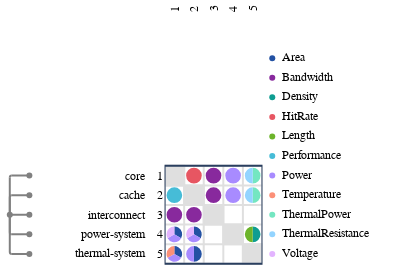

Notebook code for this chart:
### Code cell
from ragraph.io.esl import from_esl
graph = from_esl(["./esl"])

import raesl.plot
figure = raesl.plot.mdm(
    graph,
    node_kinds=["component"],
)
figure.write_image("figures/dsm_components.svg")
figure.show()

### Figure 1 — Plotly figure (JSON) as saved in the notebook; plotly's stock layout.template omitted (floating-point values rounded to 4 significant figures)
{"data": [{"hoverinfo": "skip", "marker": {"color": "#FFFFFF", "line": {"color": "#FFFFFF"}}, "mode": "markers", "showlegend": false, "type": "scatter", "x": [0.5], "xaxis": "x", "y": [0.5], "yaxis": "y"}, {"hoverinfo": "skip", "marker": {"color": "#FFFFFF", "line": {"color": "#FFFFFF"}}, "mode": "markers", "showlegend": false, "type": "scatter", "x": [0.5], "xaxis": "x2", "y": [0.5], "yaxis": "y2"}, {"hoverinfo": "skip", "marker": {"color": "#FFFFFF", "line": {"color": "#FFFFFF"}}, "mode": "markers", "showlegend": false, "type": "scatter", "x": [0.5], "xaxis": "x3", "y": [0.5], "yaxis": "y3"}, {"hoverinfo": "skip", "marker": {"color": "#FFFFFF", "line": {"color": "#FFFFFF"}}, "mode": "markers", "showlegend": false, "type": "scatter", "x": [0.5], "xaxis": "x5", "y": [0.5], "yaxis": "y5"}, {"customdata": [{"data": "world.core", "pointtype": "tree_node"}, {"data": "world.cache", "pointtype": "tree_node"}, {"data": "world.interconnect", "pointtype": "tree_node"}, {"data": "world.power-system", "pointtype": "tree_node"}, {"data": "world.thermal-system", "pointtype": "tree_node"}, {"data": "world", "pointtype": "tree_node"}], "hoverinfo": "text", "marker": {"color": "gray"}, "mode": "markers", "showlegend": false, "text": ["world.core", "world.cache", "world.interconnect", "world.power-system", "world.thermal-system", "world"], "type": "scatter", "x": [1, 1, 1, 1, 1, 0], "xaxis": "x6", "y": [4.5, 3.5, 2.5, 1.5, 0.5, 2.5], "yaxis": "y6"}, {"customdata": [{"source": "world.core", "target": "world.cache"}], "hoverinfo": "text", "marker": {"color": "#ffffff"}, "mode": "markers", "showlegend": false, "text": ["source: world.core<br>target: world.cache<br>Performance: 1.0"], "type": "scatter", "x": [0.5], "xaxis": "x9", "y": [3.3], "yaxis": "y9"}, {"customdata": [{"source": "world.core", "target": "world.interconnect"}], "hoverinfo": "text", "marker": {"color": "#ffffff"}, "mode": "markers", "showlegend": false, "text": ["source: world.core<br>target: world.interconnect<br>Bandwidth: 1.0"], "type": "scatter", "x": [0.5], "xaxis": "x9", "y": [2.3], "yaxis": "y9"}, {"customdata": [{"source": "world.core", "target": "world.power-system"}], "hoverinfo": "text", "marker": {"color": "#ffffff"}, "mode": "markers", "showlegend": false, "text": ["source: world.core<br>target: world.power-system<br>Area: 1.0", "source: world.core<br>target: world.power-system<br>Power: 1.0", "source: world.core<br>target: world.power-system<br>Voltage: 1.0"], "type": "scatter", "x": [0.6732, 0.5, 0.3268], "xaxis": "x9", "y": [1.6, 1.3, 1.6], "yaxis": "y9"}, {"customdata": [{"source": "world.core", "target": "world.thermal-system"}], "hoverinfo": "text", "marker": {"color": "#ffffff"}, "mode": "markers", "showlegend": false, "text": ["source: world.core<br>target: world.thermal-system<br>Area: 1.0", "source: world.core<br>target: world.thermal-system<br>Power: 1.0", "source: world.core<br>target: world.thermal-system<br>Temperature: 1.0"], "type": "scatter", "x": [0.6732, 0.5, 0.3268], "xaxis": "x9", "y": [0.6, 0.3, 0.6], "yaxis": "y9"}, {"customdata": [{"source": "world.cache", "target": "world.core"}], "hoverinfo": "text", "marker": {"color": "#ffffff"}, "mode": "markers", "showlegend": false, "text": ["source: world.cache<br>target: world.core<br>HitRate: 1.0"], "type": "scatter", "x": [1.5], "xaxis": "x9", "y": [4.3], "yaxis": "y9"}, {"customdata": [{"source": "world.cache", "target": "world.interconnect"}], "hoverinfo": "text", "marker": {"color": "#ffffff"}, "mode": "markers", "showlegend": false, "text": ["source: world.cache<br>target: world.interconnect<br>Bandwidth: 1.0"], "type": "scatter", "x": [1.5], "xaxis": "x9", "y": [2.3], "yaxis": "y9"}, {"customdata": [{"source": "world.cache", "target": "world.power-system"}], "hoverinfo": "text", "marker": {"color": "#ffffff"}, "mode": "markers", "showlegend": false, "text": ["source: world.cache<br>target: world.power-system<br>Area: 1.0", "source: world.cache<br>target: world.power-system<br>Power: 1.0", "source: world.cache<br>target: world.power-system<br>Voltage: 1.0"], "type": "scatter", "x": [1.673, 1.5, 1.327], "xaxis": "x9", "y": [1.6, 1.3, 1.6], "yaxis": "y9"}, {"customdata": [{"source": "world.cache", "target": "world.thermal-system"}], "hoverinfo": "text", "marker": {"color": "#ffffff"}, "mode": "markers", "showlegend": false, "text": ["source: world.cache<br>target: world.thermal-system<br>Area: 1.0", "source: world.cache<br>target: world.thermal-system<br>Power: 1.0"], "type": "scatter", "x": [1.7, 1.3], "xaxis": "x9", "y": [0.5, 0.5], "yaxis": "y9"}, {"customdata": [{"source": "world.interconnect", "target": "world.core"}], "hoverinfo": "text", "marker": {"color": "#ffffff"}, "mode": "markers", "showlegend": false, "text": ["source: world.interconnect<br>target: world.core<br>Bandwidth: 1.0"], "type": "scatter", "x": [2.5], "xaxis": "x9", "y": [4.3], "yaxis": "y9"}, {"customdata": [{"source": "world.interconnect", "target": "world.cache"}], "hoverinfo": "text", "marker": {"color": "#ffffff"}, "mode": "markers", "showlegend": false, "text": ["source: world.interconnect<br>target: world.cache<br>Bandwidth: 1.0"], "type": "scatter", "x": [2.5], "xaxis": "x9", "y": [3.3], "yaxis": "y9"}, {"customdata": [{"source": "world.power-system", "target": "world.core"}], "hoverinfo": "text", "marker": {"color": "#ffffff"}, "mode": "markers", "showlegend": false, "text": ["source: world.power-system<br>target: world.core<br>Power: 1.0"], "type": "scatter", "x": [3.5], "xaxis": "x9", "y": [4.3], "yaxis": "y9"}, {"customdata": [{"source": "world.power-system", "target": "world.cache"}], "hoverinfo": "text", "marker": {"color": "#ffffff"}, "mode": "markers", "showlegend": false, "text": ["source: world.power-system<br>target: world.cache<br>Power: 1.0"], "type": "scatter", "x": [3.5], "xaxis": "x9", "y": [3.3], "yaxis": "y9"}, {"customdata": [{"source": "world.thermal-system", "target": "world.core"}], "hoverinfo": "text", "marker": {"color": "#ffffff"}, "mode": "markers", "showlegend": false, "text": ["source: world.thermal-system<br>target: world.core<br>ThermalPower: 1.0", "source: world.thermal-system<br>target: world.core<br>ThermalResistance: 1.0"], "type": "scatter", "x": [4.7, 4.3], "xaxis": "x9", "y": [4.5, 4.5], "yaxis": "y9"}, {"customdata": [{"source": "world.thermal-system", "target": "world.cache"}], "hoverinfo": "text", "marker": {"color": "#ffffff"}, "mode": "markers", "showlegend": false, "text": ["source: world.thermal-system<br>target: world.cache<br>ThermalPower: 1.0", "source: world.thermal-system<br>target: world.cache<br>ThermalResistance: 1.0"], "type": "scatter", "x": [4.7, 4.3], "xaxis": "x9", "y": [3.5, 3.5], "yaxis": "y9"}, {"customdata": [{"source": "world.thermal-system", "target": "world.power-system"}], "hoverinfo": "text", "marker": {"color": "#ffffff"}, "mode": "markers", "showlegend": false, "text": ["source: world.thermal-system<br>target: world.power-system<br>Density: 1.0", "source: world.thermal-system<br>target: world.power-system<br>Length: 1.0"], "type": "scatter", "x": [4.7, 4.3], "xaxis": "x9", "y": [1.5, 1.5], "yaxis": "y9"}, {"hoverinfo": "text", "marker": {"color": "#2351a3"}, "mode": "markers", "showlegend": false, "text": ["Area"], "type": "scatter", "x": [0.5], "xaxis": "x10", "y": [10.5], "yaxis": "y10"}, {"hoverinfo": "text", "marker": {"color": "#88299d"}, "mode": "markers", "showlegend": false, "text": ["Bandwidth"], "type": "scatter", "x": [0.5], "xaxis": "x10", "y": [9.5], "yaxis": "y10"}, {"hoverinfo": "text", "marker": {"color": "#0e9d91"}, "mode": "markers", "showlegend": false, "text": ["Density"], "type": "scatter", "x": [0.5], "xaxis": "x10", "y": [8.5], "yaxis": "y10"}, {"hoverinfo": "text", "marker": {"color": "#e75662"}, "mode": "markers", "showlegend": false, "text": ["HitRate"], "type": "scatter", "x": [0.5], "xaxis": "x10", "y": [7.5], "yaxis": "y10"}, {"hoverinfo": "text", "marker": {"color": "#6cb42a"}, "mode": "markers", "showlegend": false, "text": ["Length"], "type": "scatter", "x": [0.5], "xaxis": "x10", "y": [6.5], "yaxis": "y10"}, {"hoverinfo": "text", "marker": {"color": "#46bcd7"}, "mode": "markers", "showlegend": false, "text": ["Performance"], "type": "scatter", "x": [0.5], "xaxis": "x10", "y": [5.5], "yaxis": "y10"}, {"hoverinfo": "text", "marker": {"color": "#a88bff"}, "mode": "markers", "showlegend": false, "text": ["Power"], "type": "scatter", "x": [0.5], "xaxis": "x10", "y": [4.5], "yaxis": "y10"}, {"hoverinfo": "text", "marker": {"color": "#fc9078"}, "mode": "markers", "showlegend": false, "text": ["Temperature"], "type": "scatter", "x": [0.5], "xaxis": "x10", "y": [3.5], "yaxis": "y10"}, {"hoverinfo": "text", "marker": {"color": "#74e6c1"}, "mode": "markers", "showlegend": false, "text": ["ThermalPower"], "type": "scatter", "x": [0.5], "xaxis": "x10", "y": [2.5], "yaxis": "y10"}, {"hoverinfo": "text", "marker": {"color": "#93d4ff"}, "mode": "markers", "showlegend": false, "text": ["ThermalResistance"], "type": "scatter", "x": [0.5], "xaxis": "x10", "y": [1.5], "yaxis": "y10"}, {"hoverinfo": "text", "marker": {"color": "#e3b4ff"}, "mode": "markers", "showlegend": false, "text": ["Voltage"], "type": "scatter", "x": [0.5], "xaxis": "x10", "y": [0.5], "yaxis": "y10"}, {"hoverinfo": "text", "mode": "text", "showlegend": false, "text": ["Area", "Bandwidth", "Density", "HitRate", "Length", "Performance", "Power", "Temperature", "ThermalPower", "ThermalResistance", "Voltage"], "textfont": {"color": "black", "family": "Fira Code,Hack,Courier New,monospace", "size": 12}, "textposition": "middle right", "type": "scatter", "x": [1, 1, 1, 1, 1, 1, 1, 1, 1, 1, 1], "xaxis": "x10", "y": [10.5, 9.5, 8.5, 7.5, 6.5, 5.5, 4.5, 3.5, 2.5, 1.5, 0.5], "yaxis": "y10"}], "layout": {"annotations": [{"font": {"color": "black", "family": "Fira Code,Hack,Courier New,monospace", "size": 12}, "showarrow": false, "text": "1", "textangle": -90, "x": 0.5, "xref": "x4", "y": -0.3301, "yanchor": "bottom", "yref": "y", "yshift": 0}, {"font": {"color": "black", "family": "Fira Code,Hack,Courier New,monospace", "size": 12}, "showarrow": false, "text": "2", "textangle": -90, "x": 1.5, "xref": "x4", "y": -0.3301, "yanchor": "bottom", "yref": "y", "yshift": 0}, {"font": {"color": "black", "family": "Fira Code,Hack,Courier New,monospace", "size": 12}, "showarrow": false, "text": "3", "textangle": -90, "x": 2.5, "xref": "x4", "y": -0.3301, "yanchor": "bottom", "yref": "y", "yshift": 0}, {"font": {"color": "black", "family": "Fira Code,Hack,Courier New,monospace", "size": 12}, "showarrow": false, "text": "4", "textangle": -90, "x": 3.5, "xref": "x4", "y": -0.3301, "yanchor": "bottom", "yref": "y", "yshift": 0}, {"font": {"color": "black", "family": "Fira Code,Hack,Courier New,monospace", "size": 12}, "showarrow": false, "text": "5", "textangle": -90, "x": 4.5, "xref": "x4", "y": -0.3301, "yanchor": "bottom", "yref": "y", "yshift": 0}, {"font": {"color": "black", "family": "Fira Code,Hack,Courier New,monospace", "size": 12}, "showarrow": false, "text": "core", "textangle": 0, "x": 2.772, "xanchor": "right", "xref": "x7", "y": 4.5, "yref": "y6", "yshift": 0}, {"font": {"color": "black", "family": "Fira Code,Hack,Courier New,monospace", "size": 12}, "showarrow": false, "text": "cache", "textangle": 0, "x": 2.772, "xanchor": "right", "xref": "x7", "y": 3.5, "yref": "y6", "yshift": 0}, {"font": {"color": "black", "family": "Fira Code,Hack,Courier New,monospace", "size": 12}, "showarrow": false, "text": "interconnect", "textangle": 0, "x": 2.772, "xanchor": "right", "xref": "x7", "y": 2.5, "yref": "y6", "yshift": 0}, {"font": {"color": "black", "family": "Fira Code,Hack,Courier New,monospace", "size": 12}, "showarrow": false, "text": "power-system", "textangle": 0, "x": 2.772, "xanchor": "right", "xref": "x7", "y": 1.5, "yref": "y6", "yshift": 0}, {"font": {"color": "black", "family": "Fira Code,Hack,Courier New,monospace", "size": 12}, "showarrow": false, "text": "thermal-system", "textangle": 0, "x": 2.772, "xanchor": "right", "xref": "x7", "y": 0.5, "yref": "y6", "yshift": 0}, {"font": {"color": "black", "family": "Fira Code,Hack,Courier New,monospace", "size": 12}, "showarrow": false, "text": "1", "textangle": 0, "x": 0.4301, "xanchor": "right", "xref": "x8", "y": 4.5, "yref": "y6", "yshift": 0}, {"font": {"color": "black", "family": "Fira Code,Hack,Courier New,monospace", "size": 12}, "showarrow": false, "text": "2", "textangle": 0, "x": 0.4301, "xanchor": "right", "xref": "x8", "y": 3.5, "yref": "y6", "yshift": 0}, {"font": {"color": "black", "family": "Fira Code,Hack,Courier New,monospace", "size": 12}, "showarrow": false, "text": "3", "textangle": 0, "x": 0.4301, "xanchor": "right", "xref": "x8", "y": 2.5, "yref": "y6", "yshift": 0}, {"font": {"color": "black", "family": "Fira Code,Hack,Courier New,monospace", "size": 12}, "showarrow": false, "text": "4", "textangle": 0, "x": 0.4301, "xanchor": "right", "xref": "x8", "y": 1.5, "yref": "y6", "yshift": 0}, {"font": {"color": "black", "family": "Fira Code,Hack,Courier New,monospace", "size": 12}, "showarrow": false, "text": "5", "textangle": 0, "x": 0.4301, "xanchor": "right", "xref": "x8", "y": 0.5, "yref": "y6", "yshift": 0}], "autosize": false, "height": 278.2, "hovermode": "closest", "margin": {"b": 0, "l": 0, "pad": 0, "r": 8, "t": 0}, "modebar": {"orientation": "h"}, "paper_bgcolor": "rgba(256,256,256,1)", "plot_bgcolor": "rgba(256,256,256,0)", "shapes": [{"line": {"color": "gray", "dash": "solid", "width": 2}, "type": "line", "x0": 0, "x1": 0, "xref": "x6", "y0": 2.5, "y1": 4.4, "yref": "y6"}, {"line": {"color": "gray", "dash": "solid", "width": 2}, "path": "M 0 4.4 Q 0 4.5 0.1 4.5", "type": "path", "xref": "x6", "yref": "y6"}, {"line": {"color": "gray", "dash": "solid", "width": 2}, "type": "line", "x0": 0.1, "x1": 1, "xref": "x6", "y0": 4.5, "y1": 4.5, "yref": "y6"}, {"line": {"color": "gray", "dash": "solid", "width": 2}, "type": "line", "x0": 0, "x1": 0, "xref": "x6", "y0": 2.5, "y1": 3.4, "yref": "y6"}, {"line": {"color": "gray", "dash": "solid", "width": 2}, "path": "M 0 3.4 Q 0 3.5 0.1 3.5", "type": "path", "xref": "x6", "yref": "y6"}, {"line": {"color": "gray", "dash": "solid", "width": 2}, "type": "line", "x0": 0.1, "x1": 1, "xref": "x6", "y0": 3.5, "y1": 3.5, "yref": "y6"}, {"line": {"color": "gray", "dash": "solid", "width": 2}, "type": "line", "x0": 0, "x1": 1, "xref": "x6", "y0": 2.5, "y1": 2.5, "yref": "y6"}, {"line": {"color": "gray", "dash": "solid", "width": 2}, "type": "line", "x0": 0, "x1": 0, "xref": "x6", "y0": 2.5, "y1": 1.6, "yref": "y6"}, {"line": {"color": "gray", "dash": "solid", "width": 2}, "path": "M 0 1.6 Q 0 1.5 0.1 1.5", "type": "path", "xref": "x6", "yref": "y6"}, {"line": {"color": "gray", "dash": "solid", "width": 2}, "type": "line", "x0": 0.1, "x1": 1, "xref": "x6", "y0": 1.5, "y1": 1.5, "yref": "y6"}, {"line": {"color": "gray", "dash": "solid", "width": 2}, "type": "line", "x0": 0, "x1": 0, "xref": "x6", "y0": 2.5, "y1": 0.6, "yref": "y6"}, {"line": {"color": "gray", "dash": "solid", "width": 2}, "path": "M 0 0.6 Q 0 0.5 0.1 0.5", "type": "path", "xref": "x6", "yref": "y6"}, {"line": {"color": "gray", "dash": "solid", "width": 2}, "type": "line", "x0": 0.1, "x1": 1, "xref": "x6", "y0": 0.5, "y1": 0.5, "yref": "y6"}, {"line": {"color": "#dfdfdf", "dash": "solid", "width": 2}, "type": "line", "x0": 0, "x1": 5, "xref": "x9", "y0": 0, "y1": 0, "yref": "y6"}, {"line": {"color": "#dfdfdf", "dash": "solid", "width": 2}, "type": "line", "x0": 0, "x1": 5, "xref": "x9", "y0": 1, "y1": 1, "yref": "y6"}, {"line": {"color": "#dfdfdf", "dash": "solid", "width": 2}, "type": "line", "x0": 0, "x1": 5, "xref": "x9", "y0": 2, "y1": 2, "yref": "y6"}, {"line": {"color": "#dfdfdf", "dash": "solid", "width": 2}, "type": "line", "x0": 0, "x1": 5, "xref": "x9", "y0": 3, "y1": 3, "yref": "y6"}, {"line": {"color": "#dfdfdf", "dash": "solid", "width": 2}, "type": "line", "x0": 0, "x1": 5, "xref": "x9", "y0": 4, "y1": 4, "yref": "y6"}, {"line": {"color": "#dfdfdf", "dash": "solid", "width": 2}, "type": "line", "x0": 0, "x1": 5, "xref": "x9", "y0": 5, "y1": 5, "yref": "y6"}, {"line": {"color": "#dfdfdf", "dash": "solid", "width": 2}, "type": "line", "x0": 0, "x1": 0, "xref": "x9", "y0": 0, "y1": 5, "yref": "y6"}, {"line": {"color": "#dfdfdf", "dash": "solid", "width": 2}, "type": "line", "x0": 1, "x1": 1, "xref": "x9", "y0": 0, "y1": 5, "yref": "y6"}, {"line": {"color": "#dfdfdf", "dash": "solid", "width": 2}, "type": "line", "x0": 2, "x1": 2, "xref": "x9", "y0": 0, "y1": 5, "yref": "y6"}, {"line": {"color": "#dfdfdf", "dash": "solid", "width": 2}, "type": "line", "x0": 3, "x1": 3, "xref": "x9", "y0": 0, "y1": 5, "yref": "y6"}, {"line": {"color": "#dfdfdf", "dash": "solid", "width": 2}, "type": "line", "x0": 4, "x1": 4, "xref": "x9", "y0": 0, "y1": 5, "yref": "y6"}, {"line": {"color": "#dfdfdf", "dash": "solid", "width": 2}, "type": "line", "x0": 5, "x1": 5, "xref": "x9", "y0": 0, "y1": 5, "yref": "y6"}, {"fillcolor": "#dfdfdf", "layer": "below", "line": {"color": "#dfdfdf"}, "type": "rect", "x0": 0, "x1": 1, "xref": "x9", "y0": 4, "y1": 5, "yref": "y6"}, {"fillcolor": "#dfdfdf", "layer": "below", "line": {"color": "#dfdfdf"}, "type": "rect", "x0": 1, "x1": 2, "xref": "x9", "y0": 3, "y1": 4, "yref": "y6"}, {"fillcolor": "#dfdfdf", "layer": "below", "line": {"color": "#dfdfdf"}, "type": "rect", "x0": 2, "x1": 3, "xref": "x9", "y0": 2, "y1": 3, "yref": "y6"}, {"fillcolor": "#dfdfdf", "layer": "below", "line": {"color": "#dfdfdf"}, "type": "rect", "x0": 3, "x1": 4, "xref": "x9", "y0": 1, "y1": 2, "yref": "y6"}, {"fillcolor": "#dfdfdf", "layer": "below", "line": {"color": "#dfdfdf"}, "type": "rect", "x0": 4, "x1": 5, "xref": "x9", "y0": 0, "y1": 1, "yref": "y6"}, {"fillcolor": "#46bcd7", "line": {"width": 0}, "path": "M 0.5 3.5 L 0.5 3.9 Q 0.334 3.9 0.217 3.783 Q 0.1 3.666 0.1 3.5 Q 0.1 3.334 0.217 3.217 Q 0.334 3.1 0.5 3.1 Q 0.666 3.1 0.783 3.217 Q 0.9 3.334 0.9 3.5 Q 0.9 3.666 0.783 3.783 Q 0.666 3.9 0.5 3.9 Z", "type": "path", "xref": "x9", "yref": "y6"}, {"fillcolor": "#88299d", "line": {"width": 0}, "path": "M 0.5 2.5 L 0.5 2.9 Q 0.334 2.9 0.217 2.783 Q 0.1 2.666 0.1 2.5 Q 0.1 2.334 0.217 2.217 Q 0.334 2.1 0.5 2.1 Q 0.666 2.1 0.783 2.217 Q 0.9 2.334 0.9 2.5 Q 0.9 2.666 0.783 2.783 Q 0.666 2.9 0.5 2.9 Z", "type": "path", "xref": "x9", "yref": "y6"}, {"fillcolor": "#2351a3", "line": {"width": 0}, "path": "M 0.5 1.5 L 0.846 1.3 Q 0.929 1.443 0.886 1.604 Q 0.843 1.764 0.7 1.846 Q 0.607 1.9 0.5 1.9 Z", "type": "path", "xref": "x9", "yref": "y6"}, {"fillcolor": "#a88bff", "line": {"width": 0}, "path": "M 0.5 1.5 L 0.15400000000000003 1.3 Q 0.236 1.157 0.396 1.114 Q 0.557 1.071 0.7 1.154 Q 0.793 1.207 0.846 1.3 Z", "type": "path", "xref": "x9", "yref": "y6"}, {"fillcolor": "#e3b4ff", "line": {"width": 0}, "path": "M 0.5 1.5 L 0.5 1.9 Q 0.334 1.9 0.217 1.783 Q 0.1 1.666 0.1 1.5 Q 0.1 1.393 0.154 1.3 Z", "type": "path", "xref": "x9", "yref": "y6"}, {"fillcolor": "#2351a3", "line": {"width": 0}, "path": "M 0.5 0.5 L 0.846 0.3 Q 0.929 0.443 0.886 0.604 Q 0.843 0.764 0.7 0.846 Q 0.607 0.9 0.5 0.9 Z", "type": "path", "xref": "x9", "yref": "y6"}, {"fillcolor": "#a88bff", "line": {"width": 0}, "path": "M 0.5 0.5 L 0.15400000000000003 0.3 Q 0.236 0.157 0.396 0.114 Q 0.557 0.071 0.7 0.154 Q 0.793 0.207 0.846 0.3 Z", "type": "path", "xref": "x9", "yref": "y6"}, {"fillcolor": "#fc9078", "line": {"width": 0}, "path": "M 0.5 0.5 L 0.5 0.9 Q 0.334 0.9 0.217 0.783 Q 0.1 0.666 0.1 0.5 Q 0.1 0.393 0.154 0.3 Z", "type": "path", "xref": "x9", "yref": "y6"}, {"fillcolor": "#e75662", "line": {"width": 0}, "path": "M 1.5 4.5 L 1.5 4.9 Q 1.334 4.9 1.217 4.783 Q 1.1 4.666 1.1 4.5 Q 1.1 4.334 1.217 4.217 Q 1.334 4.1 1.5 4.1 Q 1.666 4.1 1.783 4.217 Q 1.9 4.334 1.9 4.5 Q 1.9 4.666 1.783 4.783 Q 1.666 4.9 1.5 4.9 Z", "type": "path", "xref": "x9", "yref": "y6"}, {"fillcolor": "#88299d", "line": {"width": 0}, "path": "M 1.5 2.5 L 1.5 2.9 Q 1.334 2.9 1.217 2.783 Q 1.1 2.666 1.1 2.5 Q 1.1 2.334 1.217 2.217 Q 1.334 2.1 1.5 2.1 Q 1.666 2.1 1.783 2.217 Q 1.9 2.334 1.9 2.5 Q 1.9 2.666 1.783 2.783 Q 1.666 2.9 1.5 2.9 Z", "type": "path", "xref": "x9", "yref": "y6"}, {"fillcolor": "#2351a3", "line": {"width": 0}, "path": "M 1.5 1.5 L 1.846 1.3 Q 1.929 1.443 1.886 1.604 Q 1.843 1.764 1.7 1.846 Q 1.607 1.9 1.5 1.9 Z", "type": "path", "xref": "x9", "yref": "y6"}, {"fillcolor": "#a88bff", "line": {"width": 0}, "path": "M 1.5 1.5 L 1.154 1.3 Q 1.236 1.157 1.396 1.114 Q 1.557 1.071 1.7 1.154 Q 1.793 1.207 1.846 1.3 Z", "type": "path", "xref": "x9", "yref": "y6"}, {"fillcolor": "#e3b4ff", "line": {"width": 0}, "path": "M 1.5 1.5 L 1.5 1.9 Q 1.334 1.9 1.217 1.783 Q 1.1 1.666 1.1 1.5 Q 1.1 1.393 1.154 1.3 Z", "type": "path", "xref": "x9", "yref": "y6"}, {"fillcolor": "#2351a3", "line": {"width": 0}, "path": "M 1.5 0.5 L 1.5 0.09999999999999998 Q 1.666 0.1 1.783 0.217 Q 1.9 0.334 1.9 0.5 Q 1.9 0.666 1.783 0.783 Q 1.666 0.9 1.5 0.9 Z", "type": "path", "xref": "x9", "yref": "y6"}, {"fillcolor": "#a88bff", "line": {"width": 0}, "path": "M 1.5 0.5 L 1.5 0.9 Q 1.334 0.9 1.217 0.783 Q 1.1 0.666 1.1 0.5 Q 1.1 0.334 1.217 0.217 Q 1.334 0.1 1.5 0.1 Z", "type": "path", "xref": "x9", "yref": "y6"}, {"fillcolor": "#88299d", "line": {"width": 0}, "path": "M 2.5 4.5 L 2.5 4.9 Q 2.334 4.9 2.217 4.783 Q 2.1 4.666 2.1 4.5 Q 2.1 4.334 2.217 4.217 Q 2.334 4.1 2.5 4.1 Q 2.666 4.1 2.783 4.217 Q 2.9 4.334 2.9 4.5 Q 2.9 4.666 2.783 4.783 Q 2.666 4.9 2.5 4.9 Z", "type": "path", "xref": "x9", "yref": "y6"}, {"fillcolor": "#88299d", "line": {"width": 0}, "path": "M 2.5 3.5 L 2.5 3.9 Q 2.334 3.9 2.217 3.783 Q 2.1 3.666 2.1 3.5 Q 2.1 3.334 2.217 3.217 Q 2.334 3.1 2.5 3.1 Q 2.666 3.1 2.783 3.217 Q 2.9 3.334 2.9 3.5 Q 2.9 3.666 2.783 3.783 Q 2.666 3.9 2.5 3.9 Z", "type": "path", "xref": "x9", "yref": "y6"}, {"fillcolor": "#a88bff", "line": {"width": 0}, "path": "M 3.5 4.5 L 3.5 4.9 Q 3.334 4.9 3.217 4.783 Q 3.1 4.666 3.1 4.5 Q 3.1 4.334 3.217 4.217 Q 3.334 4.1 3.5 4.1 Q 3.666 4.1 3.783 4.217 Q 3.9 4.334 3.9 4.5 Q 3.9 4.666 3.783 4.783 Q 3.666 4.9 3.5 4.9 Z", "type": "path", "xref": "x9", "yref": "y6"}, {"fillcolor": "#a88bff", "line": {"width": 0}, "path": "M 3.5 3.5 L 3.5 3.9 Q 3.334 3.9 3.217 3.783 Q 3.1 3.666 3.1 3.5 Q 3.1 3.334 3.217 3.217 Q 3.334 3.1 3.5 3.1 Q 3.666 3.1 3.783 3.217 Q 3.9 3.334 3.9 3.5 Q 3.9 3.666 3.783 3.783 Q 3.666 3.9 3.5 3.9 Z", "type": "path", "xref": "x9", "yref": "y6"}, {"fillcolor": "#74e6c1", "line": {"width": 0}, "path": "M 4.5 4.5 L 4.5 4.1 Q 4.666 4.1 4.783 4.217 Q 4.9 4.334 4.9 4.5 Q 4.9 4.666 4.783 4.783 Q 4.666 4.9 4.5 4.9 Z", "type": "path", "xref": "x9", "yref": "y6"}, {"fillcolor": "#93d4ff", "line": {"width": 0}, "path": "M 4.5 4.5 L 4.5 4.9 Q 4.334 4.9 4.217 4.783 Q 4.1 4.666 4.1 4.5 Q 4.1 4.334 4.217 4.217 Q 4.334 4.1 4.5 4.1 Z", "type": "path", "xref": "x9", "yref": "y6"}, {"fillcolor": "#74e6c1", "line": {"width": 0}, "path": "M 4.5 3.5 L 4.5 3.1 Q 4.666 3.1 4.783 3.217 Q 4.9 3.334 4.9 3.5 Q 4.9 3.666 4.783 3.783 Q 4.666 3.9 4.5 3.9 Z", "type": "path", "xref": "x9", "yref": "y6"}, {"fillcolor": "#93d4ff", "line": {"width": 0}, "path": "M 4.5 3.5 L 4.5 3.9 Q 4.334 3.9 4.217 3.783 Q 4.1 3.666 4.1 3.5 Q 4.1 3.334 4.217 3.217 Q 4.334 3.1 4.5 3.1 Z", "type": "path", "xref": "x9", "yref": "y6"}, {"fillcolor": "#0e9d91", "line": {"width": 0}, "path": "M 4.5 1.5 L 4.5 1.1 Q 4.666 1.1 4.783 1.217 Q 4.9 1.334 4.9 1.5 Q 4.9 1.666 4.783 1.783 Q 4.666 1.9 4.5 1.9 Z", "type": "path", "xref": "x9", "yref": "y6"}, {"fillcolor": "#6cb42a", "line": {"width": 0}, "path": "M 4.5 1.5 L 4.5 1.9 Q 4.334 1.9 4.217 1.783 Q 4.1 1.666 4.1 1.5 Q 4.1 1.334 4.217 1.217 Q 4.334 1.1 4.5 1.1 Z", "type": "path", "xref": "x9", "yref": "y6"}, {"type": "rect", "x0": 0, "x1": 5, "xref": "x9", "y0": 0, "y1": 5, "yref": "y6"}], "width": 410.6, "xaxis": {"anchor": "y", "automargin": false, "autorange": false, "domain": [0, 0.09742], "matches": "x6", "range": [-0.5, 1.5], "scaleanchor": "y", "scaleratio": 1, "showticklabels": false}, "xaxis10": {"anchor": "y10", "automargin": false, "domain": [0.6529, 1.0], "range": [0, 7.125], "scaleanchor": "y", "showgrid": false, "showline": false, "showticklabels": false, "zeroline": false}, "xaxis2": {"anchor": "y2", "automargin": false, "autorange": false, "domain": [0.09742, 0.3675], "matches": "x7", "range": [-2.772, 2.772], "scaleanchor": "y", "scaleratio": 1, "showticklabels": false}, "xaxis3": {"anchor": "y3", "automargin": false, "autorange": false, "domain": [0.3675, 0.4094], "matches": "x8", "range": [-0.4301, 0.4301], "scaleanchor": "y", "scaleratio": 1, "showticklabels": false}, "xaxis4": {"anchor": "y4", "automargin": false, "domain": [0.4094, 0.6529], "matches": "x9", "range": [0, 5], "scaleanchor": "y", "showgrid": false, "showline": false, "showticklabels": false, "zeroline": false}, "xaxis5": {"anchor": "y5", "automargin": false, "autorange": false, "domain": [0.6529, 1.0], "matches": "x10", "range": [0, 7.125], "scaleanchor": "y", "scaleratio": 1, "showticklabels": false}, "xaxis6": {"anchor": "y6", "automargin": false, "autorange": false, "domain": [0, 0.09742], "range": [-0.5, 1.5], "scaleanchor": "y", "scaleratio": 1, "showgrid": false, "showline": false, "showticklabels": false, "zeroline": false}, "xaxis7": {"anchor": "y7", "automargin": false, "domain": [0.09742, 0.3675], "range": [-2.772, 2.772], "scaleanchor": "y", "scaleratio": 1, "showgrid": false, "showline": false, "showticklabels": false, "zeroline": false}, "xaxis8": {"anchor": "y8", "automargin": false, "domain": [0.3675, 0.4094], "range": [-0.4301, 0.4301], "scaleanchor": "y", "scaleratio": 1, "showgrid": false, "showline": false, "showticklabels": false, "zeroline": false}, "xaxis9": {"anchor": "y9", "automargin": false, "domain": [0.4094, 0.6529], "range": [0, 5], "scaleanchor": "y", "scaleratio": 1, "showgrid": false, "showline": false, "showticklabels": false, "zeroline": false}, "yaxis": {"anchor": "x", "automargin": false, "autorange": false, "domain": [0.9478, 1], "range": [-0.3301, 0.3301], "showticklabels": false}, "yaxis10": {"anchor": "x10", "automargin": false, "autorange": false, "domain": [0, 0.9478], "matches": "y6", "range": [0, 12], "scaleratio": 1, "showgrid": false, "showline": false, "showticklabels": false, "zeroline": false}, "yaxis2": {"anchor": "x2", "automargin": false, "autorange": false, "domain": [0.9478, 1], "matches": "y", "range": [-0.3301, 0.3301], "showticklabels": false}, "yaxis3": {"anchor": "x3", "automargin": false, "autorange": false, "domain": [0.9478, 1], "matches": "y", "range": [-0.3301, 0.3301], "showticklabels": false}, "yaxis4": {"anchor": "x4", "automargin": false, "autorange": false, "domain": [0.9478, 1], "matches": "y", "range": [-0.3301, 0.3301], "scaleanchor": "x", "scaleratio": 1, "showgrid": false, "showline": false, "showticklabels": false, "zeroline": false}, "yaxis5": {"anchor": "x5", "automargin": false, "autorange": false, "domain": [0.9478, 1], "matches": "y", "range": [-0.3301, 0.3301], "showticklabels": false}, "yaxis6": {"anchor": "x6", "automargin": false, "autorange": false, "domain": [0, 0.9478], "range": [0, 12], "scaleanchor": "x", "scaleratio": 1, "showgrid": true, "showline": false, "showticklabels": false, "zeroline": false}, "yaxis7": {"anchor": "x7", "automargin": false, "autorange": false, "domain": [0, 0.9478], "matches": "y6", "range": [0, 12], "scaleratio": 1, "showgrid": false, "showline": false, "showticklabels": false, "zeroline": false}, "yaxis8": {"anchor": "x8", "automargin": false, "autorange": false, "domain": [0, 0.9478], "matches": "y6", "range": [0, 12], "scaleratio": 1, "showgrid": false, "showline": false, "showticklabels": false, "zeroline": false}, "yaxis9": {"anchor": "x9", "automargin": false, "autorange": false, "domain": [0, 0.9478], "matches": "y6", "range": [0, 12], "scaleratio": 1, "showgrid": false, "showline": false, "showticklabels": false, "zeroline": false}}}
